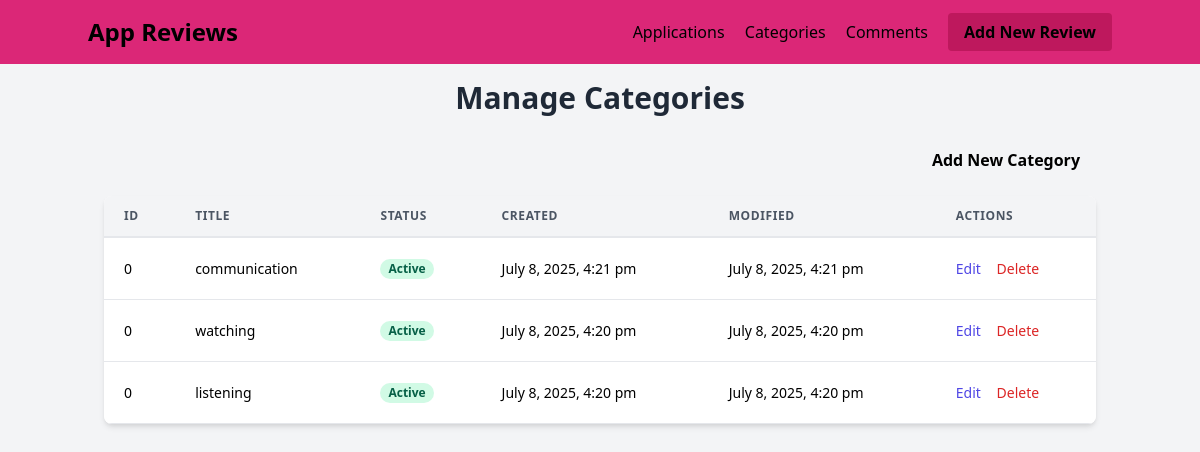
/categories.php, run on the app's committed database.
### tables this page shows
CREATE TABLE `categories` (
  `id` int(11) NOT NULL,
  `title` varchar(255) NOT NULL,
  `status` enum('active','inactive') DEFAULT 'active',
  `created` datetime DEFAULT current_timestamp(),
  `modified` datetime DEFAULT current_timestamp() ON UPDATE current_timestamp()
);

### categories.php (the view, shortened to what this page needs)
<?php
include 'db_connect.php';
$categories = [];
$sql = "SELECT * FROM Categories ORDER BY created DESC";
$result = $conn->query($sql);
if ($result && $result->num_rows > 0) {
    while ($row = $result->fetch_assoc()) {
        $categories[] = $row;
    }
}
function formatDateTime($datetime) {
    return date("F j, Y, g:i a", strtotime($datetime));
}
?>
<!DOCTYPE html>
<html lang="en">
<head>
    <link href="https://cdn.jsdelivr.net/npm/tailwindcss@2.2.19/dist/tailwind.min.css" rel="stylesheet">
</head>
<body class="bg-gray-100 font-sans leading-normal tracking-normal">
    <nav class="bg-pink-600 p-4">
        <div class="container mx-auto flex justify-between items-center">
            <a href="index.php" class="text-pink text-2xl font-bold">App Reviews</a>
            <div class="space-x-4">
                <a href="index.php" class="text-black hover:text-pink-200">Applications</a>
                <a href="categories.php" class="text-black hover:text-pink-200">Categories</a>
                <a href="comments.php" class="text-black hover:text-pink-200">Comments</a>
                <a href="create_application.php" class="bg-pink-700 hover:bg-pink-800 text-black font-bold py-2 px-4 rounded">Add New Review</a>
            </div>
        </div>
    </nav>
    <div class="container mx-auto p-4">
        <h1 class="text-3xl font-bold mb-6 text-center text-gray-800">Manage Categories</h1>
        <div class="flex justify-end mb-4">
            <a href="create_category.php" class="bg-white-500 hover:bg-white-700 text-black font-bold py-2 px-4 rounded">
                Add New Category
            </a>
        </div>
        <?php if (empty($categories)): ?>
            <p class="text-center text-gray-600 text-xl mt-10">No categories found.</p>
        <?php else: ?>
            <div class="bg-white shadow-md rounded-lg overflow-hidden">
                <table class="min-w-full leading-normal">
                <thead>
                <tr>
                <th class="px-5 py-3 border-b-2 border-gray-200 bg-gray-100 text-left text-xs font-semibold text-gray-600 uppercase tracking-wider">
                      ID
                </th>
                 <th class="px-5 py-3 border-b-2 border-gray-200 bg-gray-100 text-left text-xs font-semibold text-gray-600 uppercase tracking-wider">
                     Title
                </th>
                <th class="px-5 py-3 border-b-2 border-gray-200 bg-gray-100 text-left text-xs font-semibold text-gray-600 uppercase tracking-wider">
                     Status
                </th>
                <th class="px-5 py-3 border-b-2 border-gray-200 bg-gray-100 text-left text-xs font-semibold text-gray-600 uppercase tracking-wider">
                    Created
                </th>
                <th class="px-5 py-3 border-b-2 border-gray-200 bg-gray-100 text-left text-xs font-semibold text-gray-600 uppercase tracking-wider">
                    Modified
                </th>
                <th class="px-5 py-3 border-b-2 border-gray-200 bg-gray-100 text-left text-xs font-semibold text-gray-600 uppercase tracking-wider">
                    Actions
                 </th>
                    </tr>
        </head>
    <tbody>
             <?php foreach ($categories as $category): ?>
                 <tr>
                    <td class="px-5 py-5 border-b border-gray-200 bg-white text-sm">
                        <?php echo htmlspecialchars($category['id']); ?>
                        </td>
                        <td class="px-5 py-5 border-b border-gray-200 bg-white text-sm">
                            <?php echo htmlspecialchars($category['title']); ?>
                        </td>
                        <td class="px-5 py-5 border-b border-gray-200 bg-white text-sm">
                        <?php if ($category['status'] == 'active'): ?>
                         <span class="px-2 inline-flex text-xs leading-5 font-semibold rounded-full bg-green-100 text-green-800">
                             Active
                        </span>
                        <?php else: ?>
                        <span class="px-2 inline-flex text-xs leading-5 font-semibold rounded-full bg-red-100 text-red-800">
                            Inactive
                            </span>
                        <?php endif; ?>
                           </td>
                            <td class="px-5 py-5 border-b border-gray-200 bg-white text-sm">
                            <?php echo formatDateTime($category['created']); ?>
                           </td>
                            <td class="px-5 py-5 border-b border-gray-200 bg-white text-sm">
                            <?php echo formatDateTime($category['modified']); ?>
                            </td>
                            <td class="px-5 py-5 border-b border-gray-200 bg-white text-sm">
                                <a href="edit_category.php?id=<?php echo htmlspecialchars($category['id']); ?>" class="text-indigo-600 hover:text-indigo-900 mr-3">Edit</a>
                                <a href="delete_category.php?id=<?php echo htmlspecialchars($category['id']); ?>" class="text-red-600 hover:text-red-900" onclick="return confirm('Are you sure you want to delete this category and potentially its associated applications?');">Delete</a>
                                </td>
                            </tr>
                        <?php endforeach; ?>
                    </tbody>
                </table>
            </div>
        <?php endif; ?>
    </div>
</body>
</html>

### data on the page
categories: id "0", title "communication", status "Active", created "July 8, 2025, 4:21 pm", modified "July 8, 2025, 4:21 pm"
categories: id "0", title "watching", status "Active", created "July 8, 2025, 4:20 pm", modified "July 8, 2025, 4:20 pm"
categories: id "0", title "listening", status "Active", created "July 8, 2025, 4:20 pm", modified "July 8, 2025, 4:20 pm"
